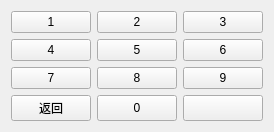
     <widget class="QWidget" name="page_digit">
      <layout class="QGridLayout" name="gridLayout_2">
       <item row="0" column="0">
        <widget class="QPushButton" name="pushButton_key_1">
         <property name="sizePolicy">
          <sizepolicy hsizetype="Expanding" vsizetype="Expanding">
           <horstretch>0</horstretch>
           <verstretch>0</verstretch>
          </sizepolicy>
         </property>
         <property name="text">
          <string>1</string>
         </property>
         <property name="autoDefault">
          <bool>false</bool>
         </property>
         <property name="flat">
          <bool>false</bool>
         </property>
        </widget>
       </item>
       <item row="0" column="1">
        <widget class="QPushButton" name="pushButton_key_2">
         <property name="sizePolicy">
          <sizepolicy hsizetype="Expanding" vsizetype="Expanding">
           <horstretch>0</horstretch>
           <verstretch>0</verstretch>
          </sizepolicy>
         </property>
         <property name="text">
          <string>2</string>
         </property>
         <property name="checkable">
          <bool>false</bool>
         </property>
         <property name="autoDefault">
          <bool>false</bool>
         </property>
         <property name="flat">
          <bool>false</bool>
         </property>
        </widget>
       </item>
       <item row="0" column="2">
        <widget class="QPushButton" name="pushButton_key_3">
         <property name="sizePolicy">
          <sizepolicy hsizetype="Expanding" vsizetype="Expanding">
           <horstretch>0</horstretch>
           <verstretch>0</verstretch>
          </sizepolicy>
         </property>
         <property name="text">
          <string>3</string>
         </property>
         <property name="autoDefault">
          <bool>false</bool>
         </property>
        </widget>
       </item>
       <item row="1" column="0">
        <widget class="QPushButton" name="pushButton_key_4">
         <property name="sizePolicy">
          <sizepolicy hsizetype="Expanding" vsizetype="Expanding">
           <horstretch>0</horstretch>
           <verstretch>0</verstretch>
          </sizepolicy>
         </property>
         <property name="text">
          <string>4</string>
         </property>
         <property name="autoDefault">
          <bool>false</bool>
         </property>
        </widget>
       </item>
       <item row="1" column="1">
        <widget class="QPushButton" name="pushButton_key_5">
         <property name="sizePolicy">
          <sizepolicy hsizetype="Expanding" vsizetype="Expanding">
           <horstretch>0</horstretch>
           <verstretch>0</verstretch>
          </sizepolicy>
         </property>
         <property name="text">
          <string>5</string>
         </property>
         <property name="autoDefault">
          <bool>false</bool>
         </property>
        </widget>
       </item>
       <item row="1" column="2">
        <widget class="QPushButton" name="pushButton_key_6">
         <property name="sizePolicy">
          <sizepolicy hsizetype="Expanding" vsizetype="Expanding">
           <horstretch>0</horstretch>
           <verstretch>0</verstretch>
          </sizepolicy>
         </property>
         <property name="text">
          <string>6</string>
         </property>
         <property name="autoDefault">
          <bool>false</bool>
         </property>
        </widget>
       </item>
       <item row="2" column="0">
        <widget class="QPushButton" name="pushButton_key_7">
         <property name="sizePolicy">
          <sizepolicy hsizetype="Expanding" vsizetype="Expanding">
           <horstretch>0</horstretch>
           <verstretch>0</verstretch>
          </sizepolicy>
         </property>
         <property name="text">
          <string>7</string>
         </property>
         <property name="autoDefault">
          <bool>false</bool>
         </property>
        </widget>
       </item>
       <item row="2" column="1">
        <widget class="QPushButton" name="pushButton_key_8">
         <property name="sizePolicy">
          <sizepolicy hsizetype="Expanding" vsizetype="Expanding">
           <horstretch>0</horstretch>
           <verstretch>0</verstretch>
          </sizepolicy>
         </property>
         <property name="text">
          <string>8</string>
         </property>
         <property name="autoDefault">
          <bool>false</bool>
         </property>
        </widget>
       </item>
       <item row="2" column="2">
        <widget class="QPushButton" name="pushButton_key_9">
         <property name="sizePolicy">
          <sizepolicy hsizetype="Expanding" vsizetype="Expanding">
           <horstretch>0</horstretch>
           <verstretch>0</verstretch>
          </sizepolicy>
         </property>
         <property name="text">
          <string>9</string>
         </property>
         <property name="autoDefault">
          <bool>false</bool>
         </property>
        </widget>
       </item>
       <item row="3" column="0">
        <widget class="QPushButton" name="pushButton_key_back">
         <property name="sizePolicy">
          <sizepolicy hsizetype="Expanding" vsizetype="Expanding">
           <horstretch>0</horstretch>
           <verstretch>0</verstretch>
          </sizepolicy>
         </property>
         <property name="text">
          <string>返回</string>
         </property>
         <property name="autoDefault">
          <bool>false</bool>
         </property>
        </widget>
       </item>
       <item row="3" column="1">
        <widget class="QPushButton" name="pushButton_key_10">
         <property name="sizePolicy">
          <sizepolicy hsizetype="Expanding" vsizetype="Expanding">
           <horstretch>0</horstretch>
           <verstretch>0</verstretch>
          </sizepolicy>
         </property>
         <property name="text">
          <string>0</string>
         </property>
         <property name="autoDefault">
          <bool>false</bool>
         </property>
        </widget>
       </item>
       <item row="3" column="2">
        <widget class="QPushButton" name="pushButton_key_null">
         <property name="sizePolicy">
          <sizepolicy hsizetype="Expanding" vsizetype="Expanding">
           <horstretch>0</horstretch>
           <verstretch>0</verstretch>
          </sizepolicy>
         </property>
         <property name="text">
          <string/>
         </property>
         <property name="autoDefault">
          <bool>false</bool>
         </property>
        </widget>
       </item>
      </layout>
     </widget>
